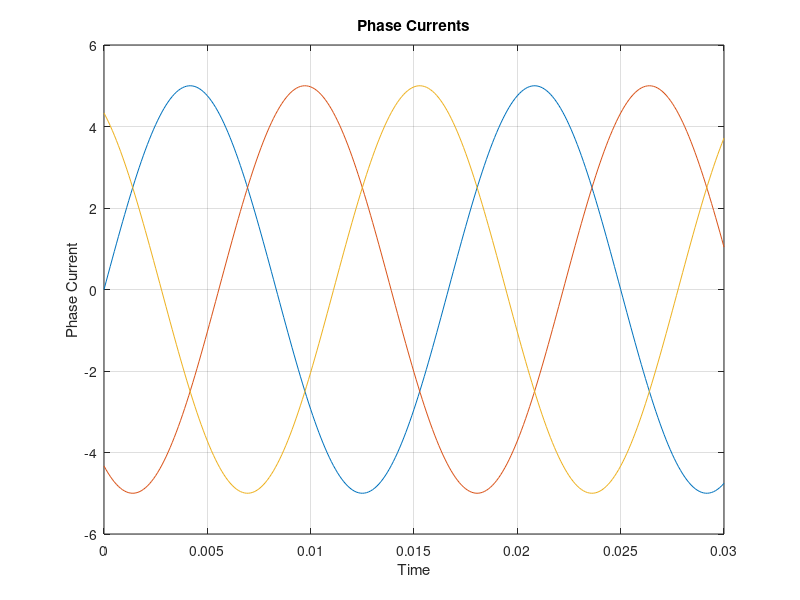
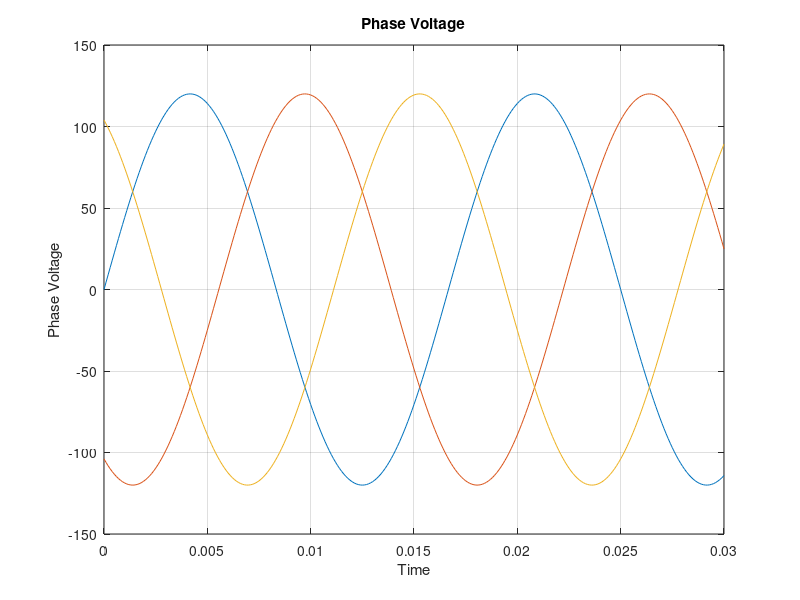

Write MATLAB code to recreate these figures, in order.
close all; clear all; clc;

% Given Parameters
% Source is Delta Connected
Z_line = 2 + 4i;
Z_wye = 30 + 40i;
Z_delta = 60 - 45i;
V_line = 207.85;
f = 60;
w = 2 * pi * f;        
t = 0:0.0001:0.03;

% Transforming Delta Connected Load into Wye Connected Load
Z_wye_transformed = Z_delta / 3;

% Phase Voltage
V_Phase = V_line / sqrt(3);
V_a_plot = V_Phase * sin(w*t);
V_b_plot = V_Phase * sin((w*t)-(2*pi/3));
V_c_plot = V_Phase * sin((w*t)+(2*pi/3));

% Total Impedance
Z_parallel = (Z_wye * Z_wye_transformed) / (Z_wye + Z_wye_transformed);
Z_total = Z_parallel + Z_line;

% Phase Currents
I_a = V_Phase / Z_total;
I_b = V_Phase * (exp(1j * (-2*pi/3))) / Z_total;
I_c = V_Phase * (exp(1j * (2*pi/3))) / Z_total;
I_a_plot = abs(I_a) * (sin((w*t) + angle(I_a)));
I_b_plot = abs(I_b) * (sin((w*t) + angle(I_b)));
I_c_plot = abs(I_c) * (sin((w*t) + angle(I_c)));

% Power Calculations
P = 3 * abs(I_a)^2 * real(Z_total);
Q = 3 * abs(I_b)^2 * imag(Z_total);

% Phase Current Plot
figure;
plot(t,I_a_plot, t,I_b_plot, t,I_c_plot);
title('Phase Currents');
xlabel('Time');
ylabel('Phase Current');
grid on;

% Phase Voltage Plot
figure;
plot(t,V_a_plot, t,V_b_plot, t,V_c_plot);
title('Phase Voltage');
xlabel('Time');
ylabel('Phase Voltage');
grid on;

% Display Result
fprintf('Phase Voltage: %.2fV', V_Phase);
fprintf('\nPhase Currents: Ia: %.2fA, Ib: %.2fA, Ic: %.2fA', I_a, abs(I_b), abs(I_c));
fprintf('\nReal Power: %.2fW', P);
fprintf('\nReactive Power: %.2fVAR', Q);
